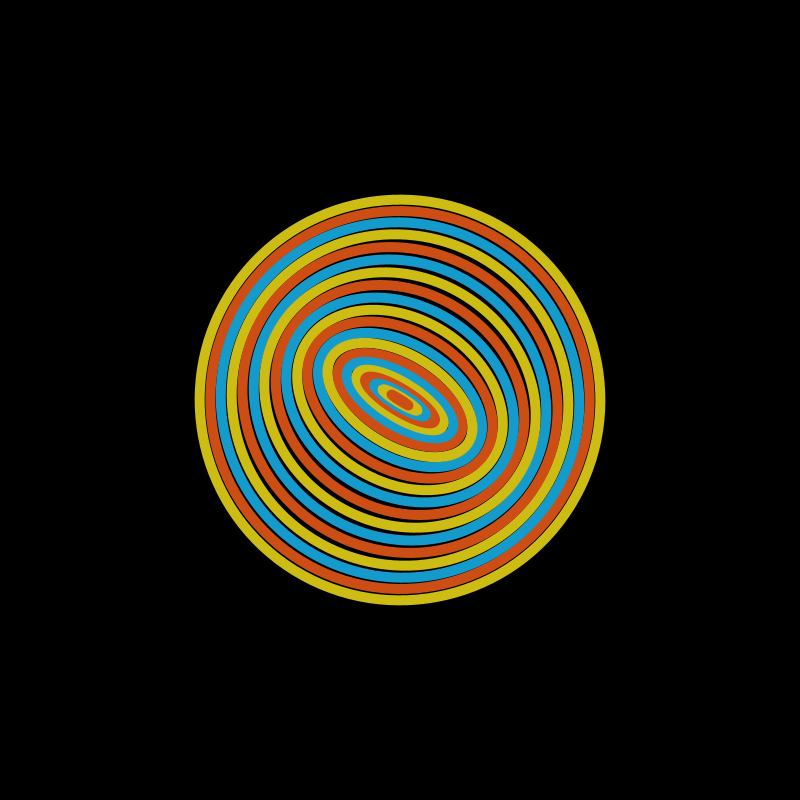
Frame 1 (no input)
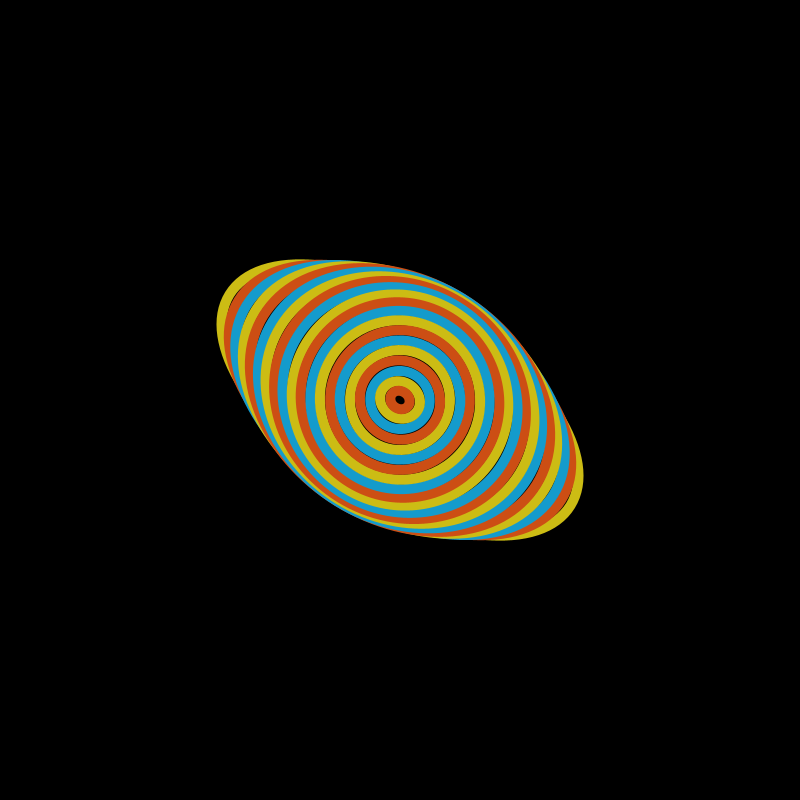
Frame 60 (the mouse pressed at the canvas centre just before this capture)
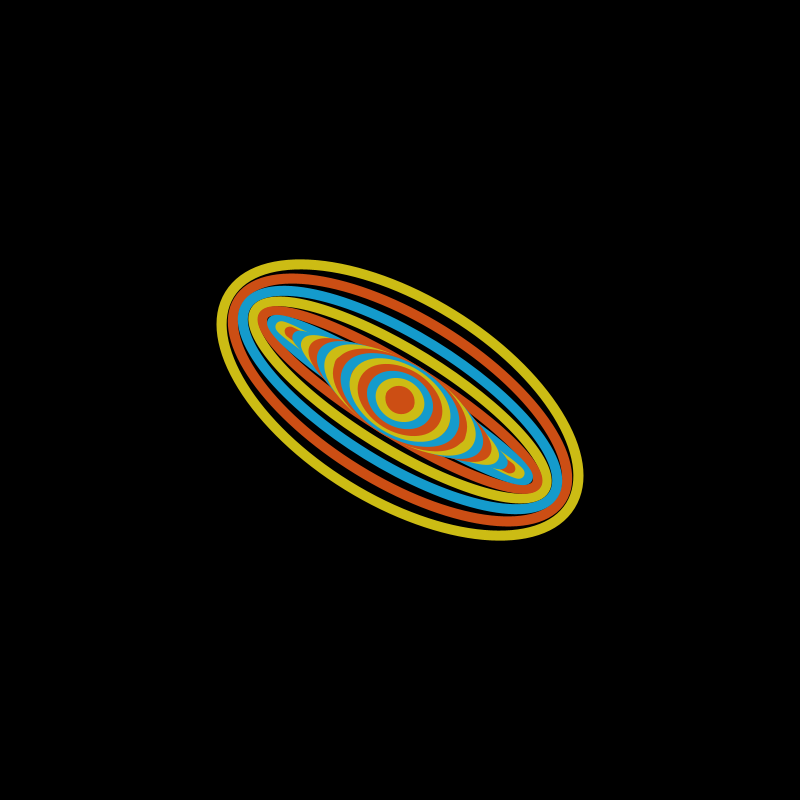
Frame 120 (the mouse held since frame 60 and released just before this capture)

The Processing sketch that drew these frames (run headless with seeded random() and noise(); from frame 60 on, the mouse is pressed at the canvas centre):

// Processing sketch: processing_180878
// ── processing_180878.pde

float x=0;
int a=0;
int i;
int c1,c2,c3=0;

void setup()
{
  size(800,800);
  colorMode(HSB,360,100,100);
  frameRate(65);
}

void draw()
{
  translate(width/2,height/2);
  background(0,0,0);
  a+=2.5; //mawasu hayasa
  rotate(-45);
  
  for(i=0;i<20;i++)
  {
  x=(width/2)*cos(radians(a+i*4.5));
  
  c2=i%3;
  if(c2==0)c3=55;
  if(c2==1)c3=19;
  if(c2==2)c3=196;
  stroke(c3,90,80);
  strokeWeight(10);
  
  noFill();
  ellipse(0,0,x*(20-i)/20,height/2-i*20);

  }
}
